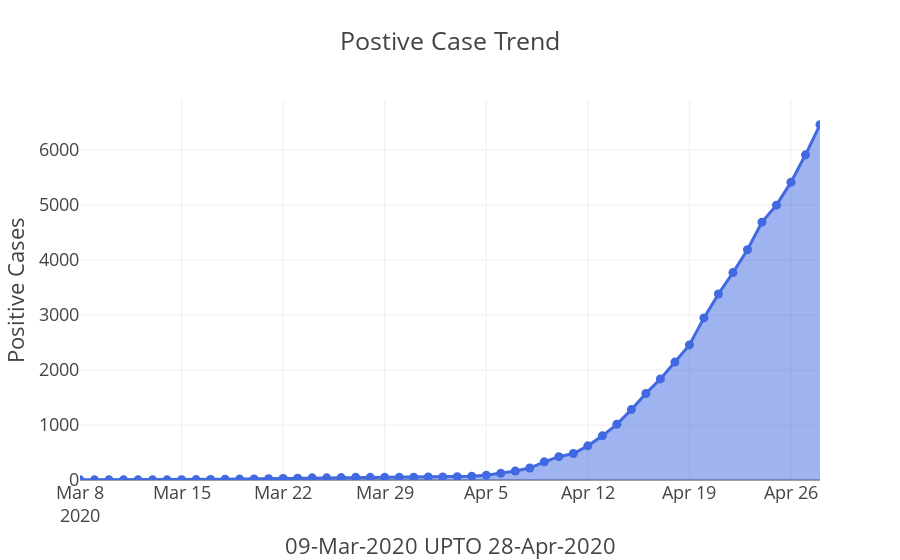
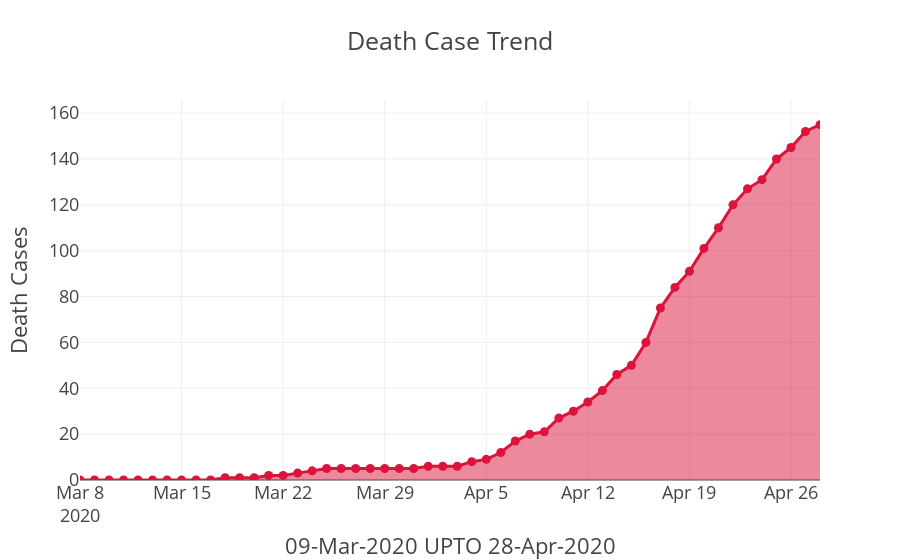
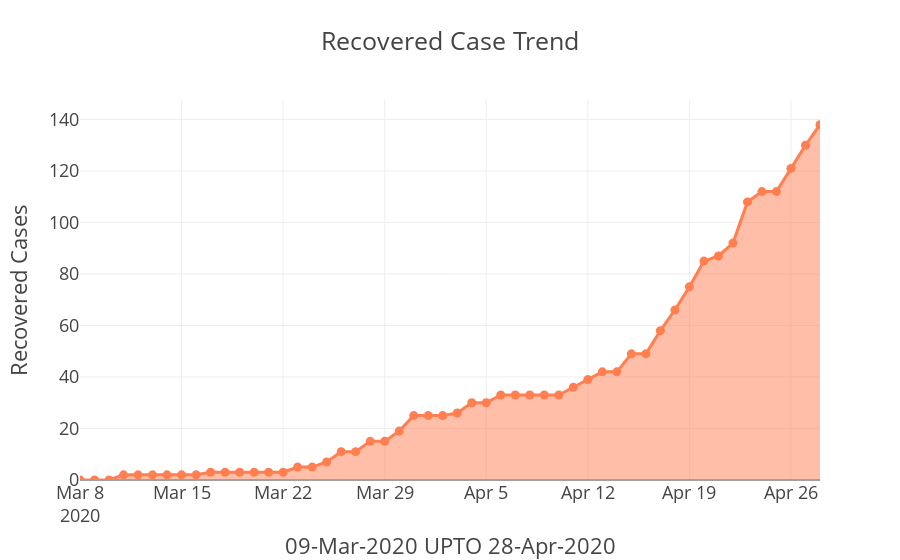

The notebook cell saved with these charts, in order:
### Markdown cell above
***A very serious issue of concern is our death rate against recovery rate. As we can see our death rate is higher than the recovery rate. This scenario is rare in most of the corona affected countries.***

### Code cell
# dataFromCsv = pd.read_csv('../Analysis Data/covid-19-PerDayCaseSummaryBD.csv')
dataFromCsv = pd.read_csv('covid-19-PerDayCaseSummaryBD.csv',parse_dates=["Date"], index_col='Date')
dataFromCsv = dataFromCsv.cumsum()
dataFromCsv = dataFromCsv.reset_index()
# print(dataset)
# print(dataFromCsv)
datetimeobject = datetime.datetime.strptime(str(dataFromCsv['Date'].iloc[1]),'%Y-%m-%d %H:%M:%S')
startDate = datetimeobject.strftime('%d-%b-%Y')
datetimeobject = datetime.datetime.strptime(str(dataFromCsv['Date'].iloc[-1]),'%Y-%m-%d %H:%M:%S')
endDate = datetimeobject.strftime('%d-%b-%Y')
xlabel = str(str(startDate) + ' UPTO ' + str(endDate))
# print(xlabel)
fig = px.area(dataFromCsv, x="Date", y="Case", 
              template="presentation", 
              labels = {'Date': xlabel, 'Case': 'Positive Cases'},
              title='Postive Case Trend',
              color_discrete_sequence=['#4169E1'])
fig2 = px.area(dataFromCsv, x="Date", y="Death", 
               template="presentation",
               labels = {'Date': xlabel, 'Death': 'Death Cases'},
               title='Death Case Trend',
               color_discrete_sequence=['#DC143C'])

fig3 = px.area(dataFromCsv, x="Date", y="Recovered", 
               template="presentation",
               labels = {'Date': xlabel, 'Recovered': 'Recovered Cases'},
               title='Recovered Case Trend',
               color_discrete_sequence=['#FF7F50'])
# for i in fig.patches:
#     print(i)
fig.update_traces(textposition='top left',mode='lines+markers')
# fig.update_layout(annotations = [dict(text = str(dataFromCsv['Case'].iloc[-1]),x=10000,y=800)])
fig2.update_traces(textposition='top left',mode='lines+markers')
fig3.update_traces(textposition='top left',mode='lines+markers')
fig.show()
fig2.show()
fig3.show()

### Figure 1 — Plotly figure (JSON) as saved in the notebook; plotly's stock layout.template omitted (floating-point values rounded to 4 significant figures)
{"data": [{"hovertemplate": "09-Mar-2020 UPTO 28-Apr-2020=%{x}<br>Positive Cases=%{y}<extra></extra>", "legendgroup": "", "line": {"color": "#4169E1"}, "mode": "lines+markers", "name": "", "orientation": "v", "showlegend": false, "stackgroup": "1", "textposition": "top left", "type": "scatter", "x": ["2020-03-08T00:00:00", "2020-03-09T00:00:00", "2020-03-10T00:00:00", "2020-03-11T00:00:00", "2020-03-12T00:00:00", "2020-03-13T00:00:00", "2020-03-14T00:00:00", "2020-03-15T00:00:00", "2020-03-16T00:00:00", "2020-03-17T00:00:00", "2020-03-18T00:00:00", "2020-03-19T00:00:00", "2020-03-20T00:00:00", "2020-03-21T00:00:00", "2020-03-22T00:00:00", "2020-03-23T00:00:00", "2020-03-24T00:00:00", "2020-03-25T00:00:00", "2020-03-26T00:00:00", "2020-03-27T00:00:00", "2020-03-28T00:00:00", "2020-03-29T00:00:00", "2020-03-30T00:00:00", "2020-03-31T00:00:00", "2020-04-01T00:00:00", "2020-04-02T00:00:00", "2020-04-03T00:00:00", "2020-04-04T00:00:00", "2020-04-05T00:00:00", "2020-04-06T00:00:00", "2020-04-07T00:00:00", "2020-04-08T00:00:00", "2020-04-09T00:00:00", "2020-04-10T00:00:00", "2020-04-11T00:00:00", "2020-04-12T00:00:00", "2020-04-13T00:00:00", "2020-04-14T00:00:00", "2020-04-15T00:00:00", "2020-04-16T00:00:00", "2020-04-17T00:00:00", "2020-04-18T00:00:00", "2020-04-19T00:00:00", "2020-04-20T00:00:00", "2020-04-21T00:00:00", "2020-04-22T00:00:00", "2020-04-23T00:00:00", "2020-04-24T00:00:00", "2020-04-25T00:00:00", "2020-04-26T00:00:00", "2020-04-27T00:00:00", "2020-04-28T00:00:00"], "xaxis": "x", "y": [3, 3, 3, 3, 3, 3, 3, 5, 8, 10, 14, 17, 20, 24, 27, 33, 39, 39, 44, 48, 48, 48, 49, 51, 54, 56, 61, 70, 88, 123, 164, 218, 330, 424, 482, 621, 803, 1012, 1280, 1572, 1838, 2144, 2456, 2948, 3382, 3772, 4186, 4689, 4998, 5416, 5913, 6462], "yaxis": "y"}], "layout": {"legend": {"tracegroupgap": 0}, "title": {"text": "Postive Case Trend"}, "xaxis": {"anchor": "y", "domain": [0, 1], "title": {"text": "09-Mar-2020 UPTO 28-Apr-2020"}}, "yaxis": {"anchor": "x", "domain": [0, 1], "title": {"text": "Positive Cases"}}}}

### Figure 2 — Plotly figure (JSON) as saved in the notebook; plotly's stock layout.template omitted (floating-point values rounded to 4 significant figures)
{"data": [{"hovertemplate": "09-Mar-2020 UPTO 28-Apr-2020=%{x}<br>Death Cases=%{y}<extra></extra>", "legendgroup": "", "line": {"color": "#DC143C"}, "mode": "lines+markers", "name": "", "orientation": "v", "showlegend": false, "stackgroup": "1", "textposition": "top left", "type": "scatter", "x": ["2020-03-08T00:00:00", "2020-03-09T00:00:00", "2020-03-10T00:00:00", "2020-03-11T00:00:00", "2020-03-12T00:00:00", "2020-03-13T00:00:00", "2020-03-14T00:00:00", "2020-03-15T00:00:00", "2020-03-16T00:00:00", "2020-03-17T00:00:00", "2020-03-18T00:00:00", "2020-03-19T00:00:00", "2020-03-20T00:00:00", "2020-03-21T00:00:00", "2020-03-22T00:00:00", "2020-03-23T00:00:00", "2020-03-24T00:00:00", "2020-03-25T00:00:00", "2020-03-26T00:00:00", "2020-03-27T00:00:00", "2020-03-28T00:00:00", "2020-03-29T00:00:00", "2020-03-30T00:00:00", "2020-03-31T00:00:00", "2020-04-01T00:00:00", "2020-04-02T00:00:00", "2020-04-03T00:00:00", "2020-04-04T00:00:00", "2020-04-05T00:00:00", "2020-04-06T00:00:00", "2020-04-07T00:00:00", "2020-04-08T00:00:00", "2020-04-09T00:00:00", "2020-04-10T00:00:00", "2020-04-11T00:00:00", "2020-04-12T00:00:00", "2020-04-13T00:00:00", "2020-04-14T00:00:00", "2020-04-15T00:00:00", "2020-04-16T00:00:00", "2020-04-17T00:00:00", "2020-04-18T00:00:00", "2020-04-19T00:00:00", "2020-04-20T00:00:00", "2020-04-21T00:00:00", "2020-04-22T00:00:00", "2020-04-23T00:00:00", "2020-04-24T00:00:00", "2020-04-25T00:00:00", "2020-04-26T00:00:00", "2020-04-27T00:00:00", "2020-04-28T00:00:00"], "xaxis": "x", "y": [0, 0, 0, 0, 0, 0, 0, 0, 0, 0, 1, 1, 1, 2, 2, 3, 4, 5, 5, 5, 5, 5, 5, 5, 6, 6, 6, 8, 9, 12, 17, 20, 21, 27, 30, 34, 39, 46, 50, 60, 75, 84, 91, 101, 110, 120, 127, 131, 140, 145, 152, 155], "yaxis": "y"}], "layout": {"legend": {"tracegroupgap": 0}, "title": {"text": "Death Case Trend"}, "xaxis": {"anchor": "y", "domain": [0, 1], "title": {"text": "09-Mar-2020 UPTO 28-Apr-2020"}}, "yaxis": {"anchor": "x", "domain": [0, 1], "title": {"text": "Death Cases"}}}}

### Figure 3 — Plotly figure (JSON) as saved in the notebook; plotly's stock layout.template omitted (floating-point values rounded to 4 significant figures)
{"data": [{"hovertemplate": "09-Mar-2020 UPTO 28-Apr-2020=%{x}<br>Recovered Cases=%{y}<extra></extra>", "legendgroup": "", "line": {"color": "#FF7F50"}, "mode": "lines+markers", "name": "", "orientation": "v", "showlegend": false, "stackgroup": "1", "textposition": "top left", "type": "scatter", "x": ["2020-03-08T00:00:00", "2020-03-09T00:00:00", "2020-03-10T00:00:00", "2020-03-11T00:00:00", "2020-03-12T00:00:00", "2020-03-13T00:00:00", "2020-03-14T00:00:00", "2020-03-15T00:00:00", "2020-03-16T00:00:00", "2020-03-17T00:00:00", "2020-03-18T00:00:00", "2020-03-19T00:00:00", "2020-03-20T00:00:00", "2020-03-21T00:00:00", "2020-03-22T00:00:00", "2020-03-23T00:00:00", "2020-03-24T00:00:00", "2020-03-25T00:00:00", "2020-03-26T00:00:00", "2020-03-27T00:00:00", "2020-03-28T00:00:00", "2020-03-29T00:00:00", "2020-03-30T00:00:00", "2020-03-31T00:00:00", "2020-04-01T00:00:00", "2020-04-02T00:00:00", "2020-04-03T00:00:00", "2020-04-04T00:00:00", "2020-04-05T00:00:00", "2020-04-06T00:00:00", "2020-04-07T00:00:00", "2020-04-08T00:00:00", "2020-04-09T00:00:00", "2020-04-10T00:00:00", "2020-04-11T00:00:00", "2020-04-12T00:00:00", "2020-04-13T00:00:00", "2020-04-14T00:00:00", "2020-04-15T00:00:00", "2020-04-16T00:00:00", "2020-04-17T00:00:00", "2020-04-18T00:00:00", "2020-04-19T00:00:00", "2020-04-20T00:00:00", "2020-04-21T00:00:00", "2020-04-22T00:00:00", "2020-04-23T00:00:00", "2020-04-24T00:00:00", "2020-04-25T00:00:00", "2020-04-26T00:00:00", "2020-04-27T00:00:00", "2020-04-28T00:00:00"], "xaxis": "x", "y": [0, 0, 0, 2, 2, 2, 2, 2, 2, 3, 3, 3, 3, 3, 3, 5, 5, 7, 11, 11, 15, 15, 19, 25, 25, 25, 26, 30, 30, 33, 33, 33, 33, 33, 36, 39, 42, 42, 49, 49, 58, 66, 75, 85, 87, 92, 108, 112, 112, 121, 130, 138], "yaxis": "y"}], "layout": {"legend": {"tracegroupgap": 0}, "title": {"text": "Recovered Case Trend"}, "xaxis": {"anchor": "y", "domain": [0, 1], "title": {"text": "09-Mar-2020 UPTO 28-Apr-2020"}}, "yaxis": {"anchor": "x", "domain": [0, 1], "title": {"text": "Recovered Cases"}}}}
